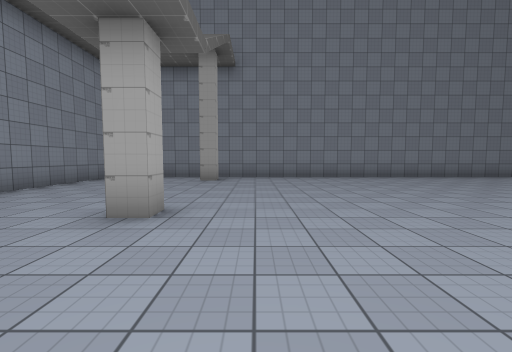
View 1 (above)

20 first-person views from a walk through a Unity game level. The camera is 1.4 m above the floor, tilts 4° down and sees 90° across. The floor is counted in squares, 2 m on a side. Each view is taken from the middle of a square. On the plan, view 1 faces up. The plan holds only what a view shows up to about 9 squares ahead; the rest is blank. The place goes on beyond the plan. The player character is not drawn. Some surface patterns are stand-ins.

View 2
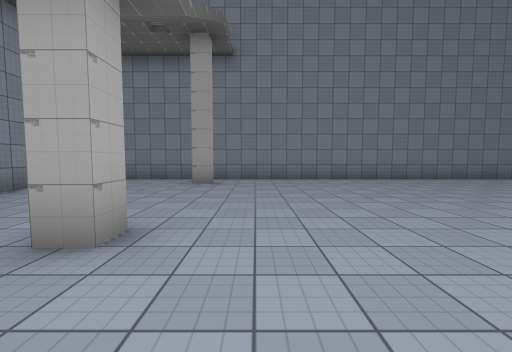

View 3
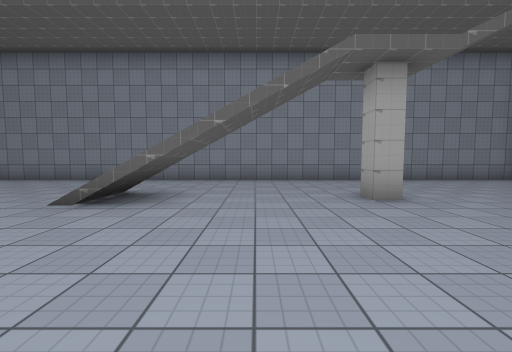

View 4
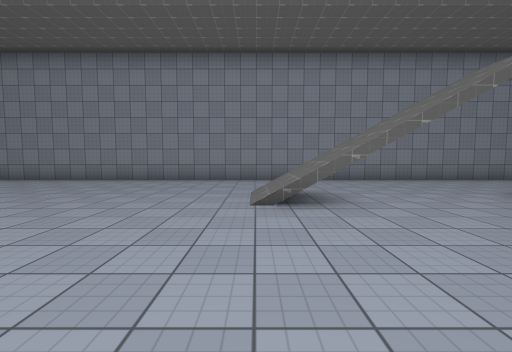

View 5
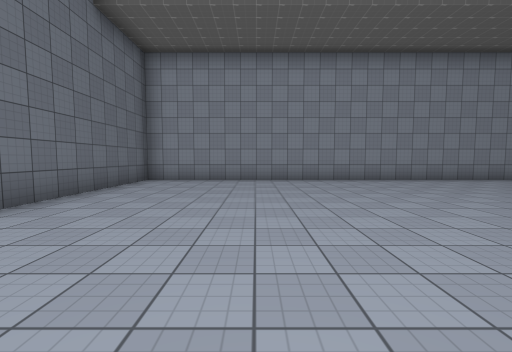

View 6
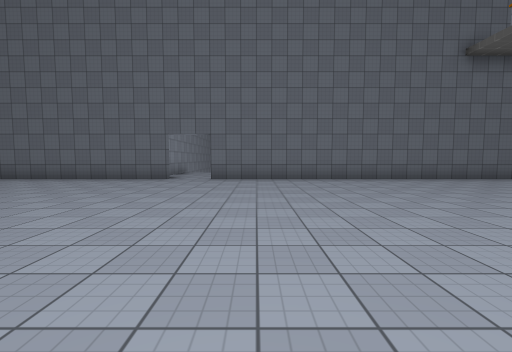

View 7
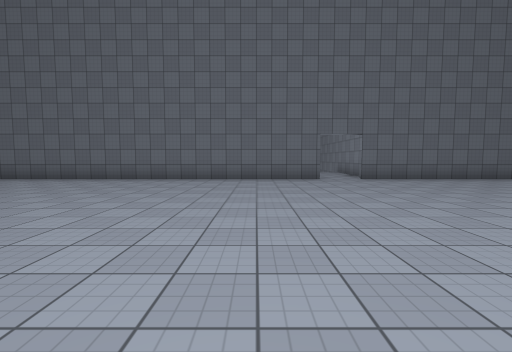

View 8
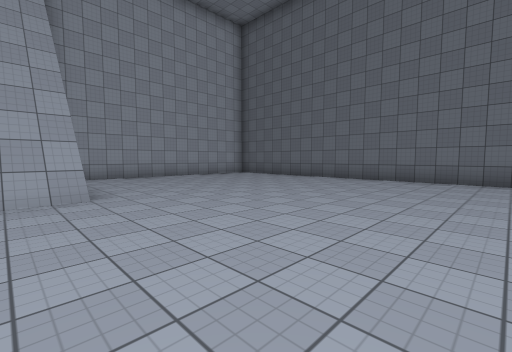

View 9
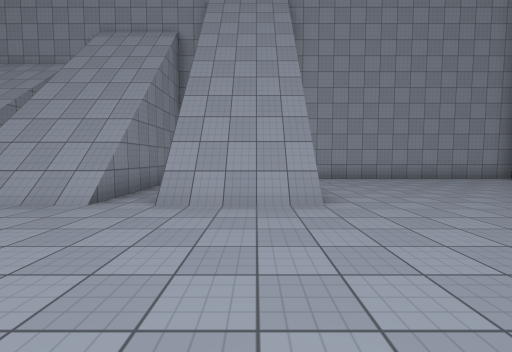

View 10
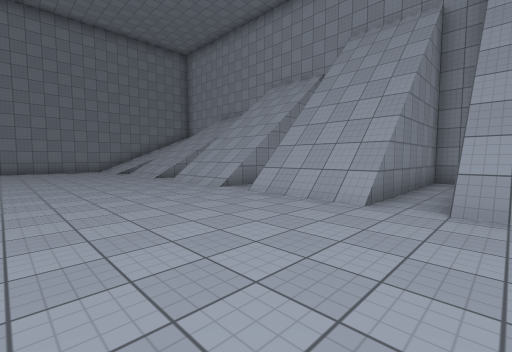

View 11
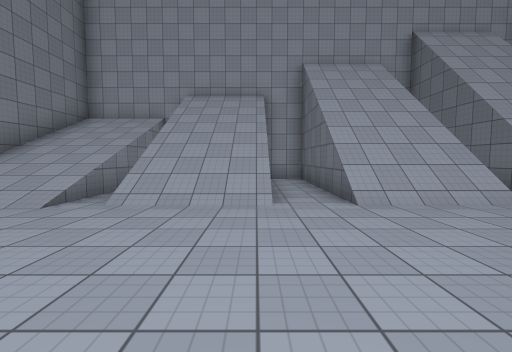

View 12
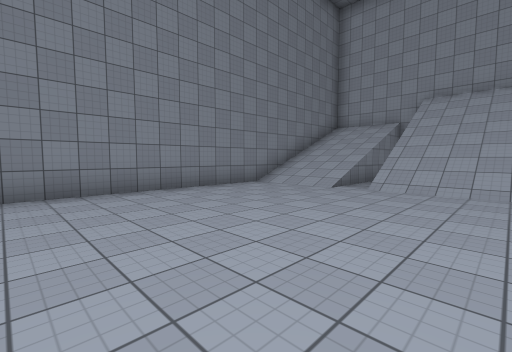

View 13
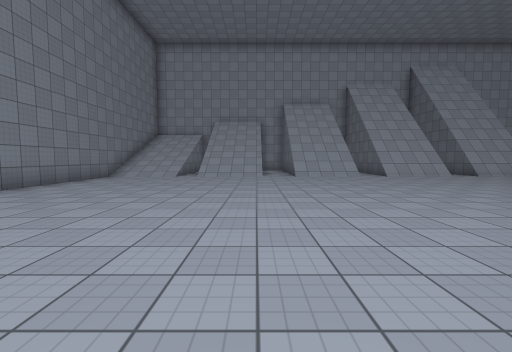

View 14
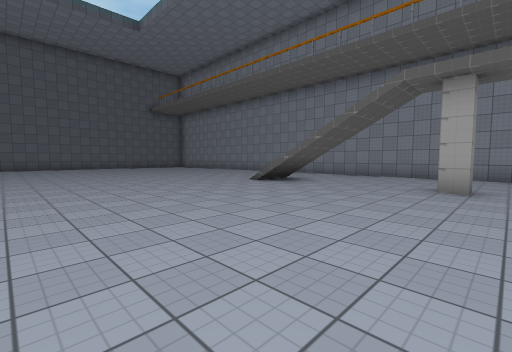

View 15
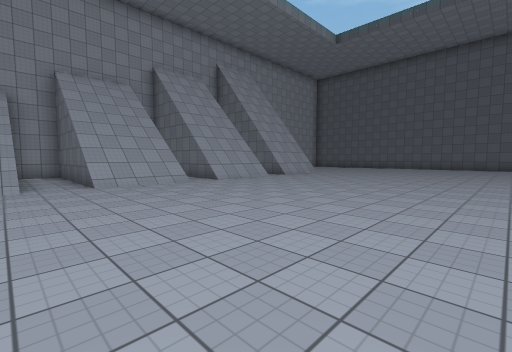

View 16
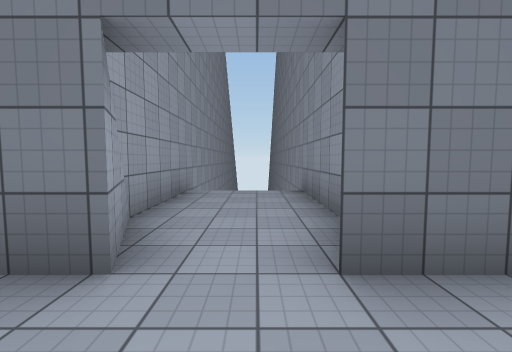

View 17
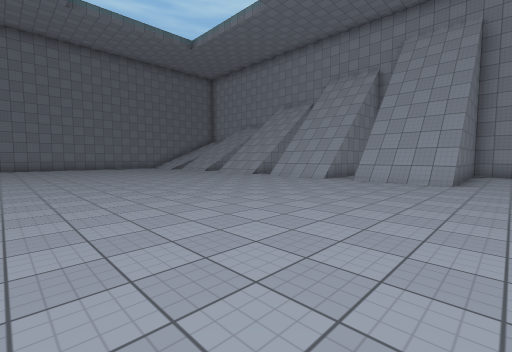

View 18
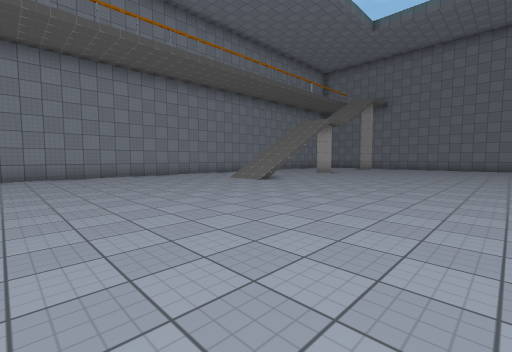

View 19
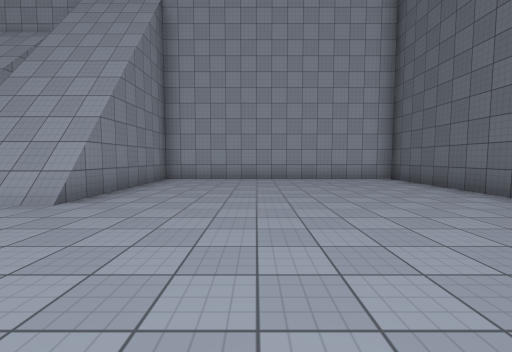

View 20
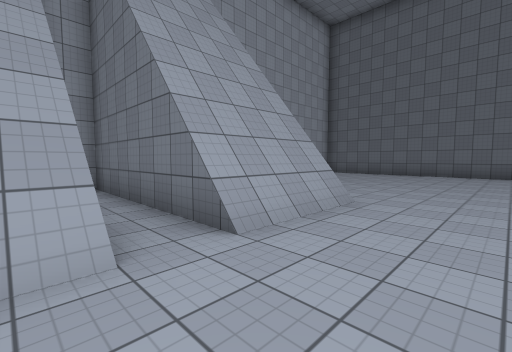

### Floor plan
Key: @ floor where view 1 was taken; # wall or solid block; . floor; / step, stairs or slope; = window, fence, low wall or low ledge; v drop or lower ground.
Columns run from 6 left of view 1 to 19 right of it. Each row starts with its distance up from view 1.
 10 ##########################
  9 #.................../////#
  8 #....#............../////#
  7 #.................../ ///#
  6 #.................../////#
  5 #.................../////#
  4 #.................../////#
  3 #....#...................#
  2 #.................../////#
  1 #.................../////#
  0 #...//@.............=/// #
 -1 #...//..............//// #
 -2 #...//............../////#
 -3 #.................../////#
 -4 #........................#
 -5 #...................######
 -6 #...................#####
 -7 #...................######
 -8 #........................#
 -9 #........................#
-10 #........................#
-11 #........................#
-12 #........................#
-13 #........................#
-14 #........................#
-15 ############.#############
-16            #..#
-17            #..#
-18            #..#
-19            # v#
-20            # v
-21            # v

Positions as (right, up) in squares from view 1, and headings:
1: (0, 0), facing up
2: (0, 1), facing up
3: (3, 1), facing left
4: (3, -2), facing left
5: (3, -11), facing left
6: (4, -6), facing down
7: (9, -6), facing down
8: (9, -6), facing down-right
9: (10, -6), facing right
10: (10, -5), facing up-right
11: (10, 4), facing right
12: (8, 4), facing up-right
13: (4, 4), facing right
14: (5, 4), facing down-left
15: (7, 4), facing down-right
16: (6, -13), facing down
17: (6, -8), facing up-right
18: (5, -8), facing up-left
19: (10, -10), facing right
20: (12, -3), facing down-right
